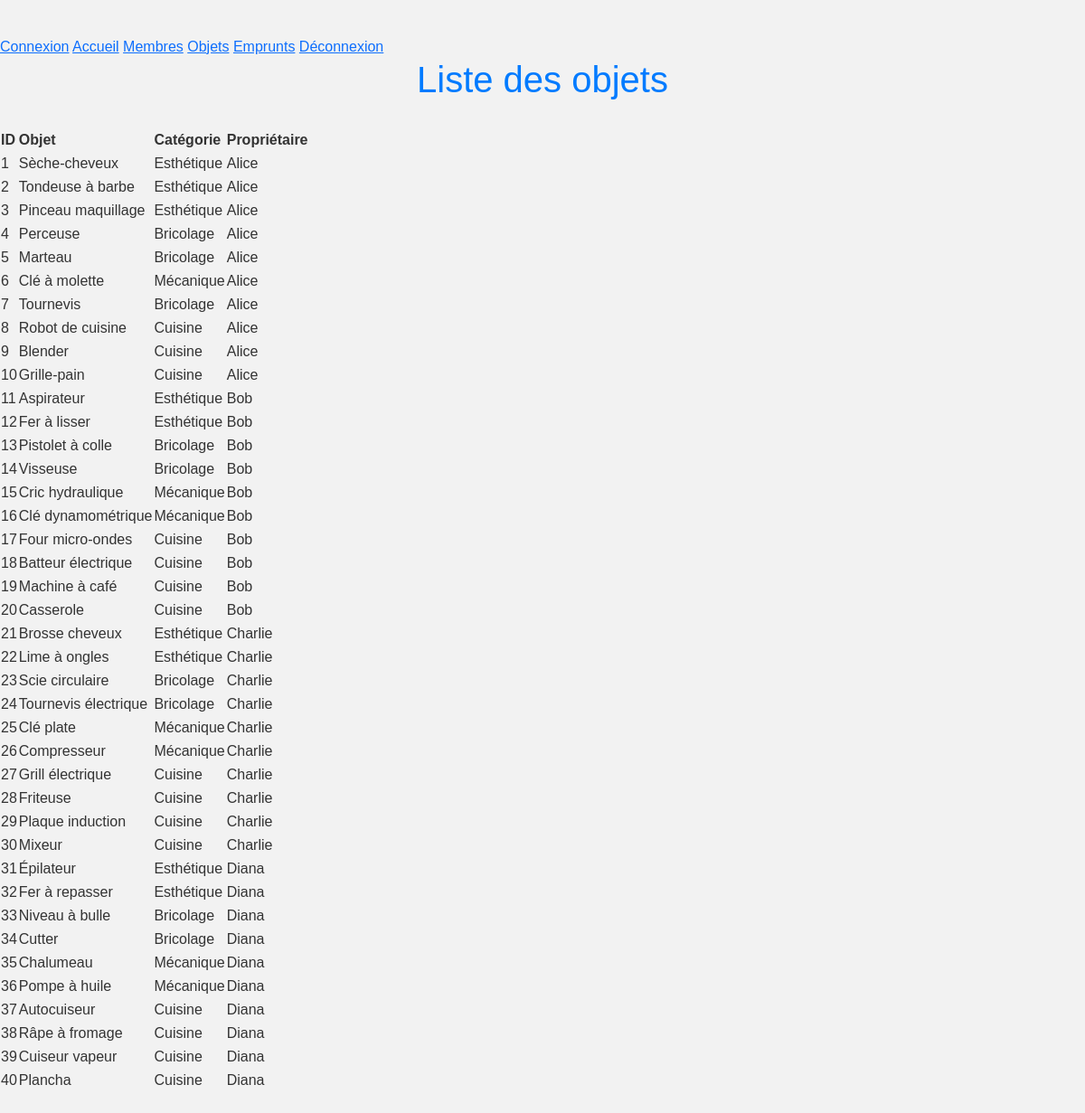
Page /pages/objets.php on the committed database.
### tables this page shows
CREATE TABLE objet (
    id_objet INT AUTO_INCREMENT PRIMARY KEY,
    nom_objet VARCHAR(100),
    id_categorie INT,
    id_membre INT,
    FOREIGN KEY (id_categorie) REFERENCES categorie_objet(id_categorie),
    FOREIGN KEY (id_membre) REFERENCES membre(id_membre)
);

CREATE TABLE categorie_objet (
    id_categorie INT AUTO_INCREMENT PRIMARY KEY,
    nom_categorie VARCHAR(100)
);

CREATE TABLE membre (
    id_membre INT AUTO_INCREMENT PRIMARY KEY,
    nom VARCHAR(100),
    date_naissance DATE,
    genre ENUM('Homme', 'Femme', 'Autre'),
    email VARCHAR(150),
    ville VARCHAR(100),
    mdp VARCHAR(255),
    image_profil VARCHAR(255)
);

### pages/objets.php (the view, shortened to what this page needs)
<?php
include('../inc/connexion.php');
?>
<!DOCTYPE html>
<html lang="fr">
<head>
    <link rel="stylesheet" href="../assets/css/style.css">
    <link href="../assets\bootstrap-5.3.5-dist/css/bootstrap.min.css" rel="stylesheet">
</head>
<body>
    <?php include('../inc/menu.php'); ?>
    <h1>Liste des objets</h1>
    <?php
    $sql = "SELECT objet.id_objet, objet.nom_objet, categorie_objet.nom_categorie, membre.nom AS nom_membre
            FROM objet
            LEFT JOIN categorie_objet ON objet.id_categorie = categorie_objet.id_categorie
            LEFT JOIN membre ON objet.id_membre = membre.id_membre
            ORDER BY objet.id_objet";
    $result = mysqli_query($conn, $sql);
    if ($result && mysqli_num_rows($result) > 0) {
        echo '<table>';
        echo '<tr><th>ID</th><th>Objet</th><th>Catégorie</th><th>Propriétaire</th></tr>';
        while ($row = mysqli_fetch_assoc($result)) {
            echo '<tr>';
            echo '<td>' . $row['id_objet'] . '</td>';
            echo '<td>' . $row['nom_objet'] . '</td>';
            echo '<td>' . $row['nom_categorie'] . '</td>';
            echo '<td>' . $row['nom_membre'] . '</td>';
            echo '</tr>';
        }
        echo '</table>';
    } else {
        echo '<p>Aucun objet trouvé.</p>';
    }
    ?>
</body>
</html>

### assets/css/style.css (style rules this page uses)
body { font-family: Arial, sans-serif; background-color: #f2f2f2; margin: 40px 0; color: #333; }
h1 { text-align: center; margin-bottom: 30px; color: #007bff; }

### rows in the picture
objet: id_objet "1", nom_objet "Sèche-cheveux", id_categorie.nom_categorie "Esthétique", id_membre.nom "Alice"
objet: id_objet "2", nom_objet "Tondeuse à barbe", id_categorie.nom_categorie "Esthétique", id_membre.nom "Alice"
objet: id_objet "3", nom_objet "Pinceau maquillage", id_categorie.nom_categorie "Esthétique", id_membre.nom "Alice"
objet: id_objet "4", nom_objet "Perceuse", id_categorie.nom_categorie "Bricolage", id_membre.nom "Alice"
objet: id_objet "5", nom_objet "Marteau", id_categorie.nom_categorie "Bricolage", id_membre.nom "Alice"
objet: id_objet "6", nom_objet "Clé à molette", id_categorie.nom_categorie "Mécanique", id_membre.nom "Alice"
objet: id_objet "7", nom_objet "Tournevis", id_categorie.nom_categorie "Bricolage", id_membre.nom "Alice"
objet: id_objet "8", nom_objet "Robot de cuisine", id_categorie.nom_categorie "Cuisine", id_membre.nom "Alice"
objet: id_objet "9", nom_objet "Blender", id_categorie.nom_categorie "Cuisine", id_membre.nom "Alice"
objet: id_objet "10", nom_objet "Grille-pain", id_categorie.nom_categorie "Cuisine", id_membre.nom "Alice"
objet: id_objet "11", nom_objet "Aspirateur", id_categorie.nom_categorie "Esthétique", id_membre.nom "Bob"
objet: id_objet "12", nom_objet "Fer à lisser", id_categorie.nom_categorie "Esthétique", id_membre.nom "Bob"
objet: id_objet "13", nom_objet "Pistolet à colle", id_categorie.nom_categorie "Bricolage", id_membre.nom "Bob"
objet: id_objet "14", nom_objet "Visseuse", id_categorie.nom_categorie "Bricolage", id_membre.nom "Bob"
objet: id_objet "15", nom_objet "Cric hydraulique", id_categorie.nom_categorie "Mécanique", id_membre.nom "Bob"
objet: id_objet "16", nom_objet "Clé dynamométrique", id_categorie.nom_categorie "Mécanique", id_membre.nom "Bob"
objet: id_objet "17", nom_objet "Four micro-ondes", id_categorie.nom_categorie "Cuisine", id_membre.nom "Bob"
objet: id_objet "18", nom_objet "Batteur électrique", id_categorie.nom_categorie "Cuisine", id_membre.nom "Bob"
objet: id_objet "19", nom_objet "Machine à café", id_categorie.nom_categorie "Cuisine", id_membre.nom "Bob"
objet: id_objet "20", nom_objet "Casserole", id_categorie.nom_categorie "Cuisine", id_membre.nom "Bob"
objet: id_objet "21", nom_objet "Brosse cheveux", id_categorie.nom_categorie "Esthétique", id_membre.nom "Charlie"
objet: id_objet "22", nom_objet "Lime à ongles", id_categorie.nom_categorie "Esthétique", id_membre.nom "Charlie"
objet: id_objet "23", nom_objet "Scie circulaire", id_categorie.nom_categorie "Bricolage", id_membre.nom "Charlie"
objet: id_objet "24", nom_objet "Tournevis électrique", id_categorie.nom_categorie "Bricolage", id_membre.nom "Charlie"
objet: id_objet "25", nom_objet "Clé plate", id_categorie.nom_categorie "Mécanique", id_membre.nom "Charlie"
objet: id_objet "26", nom_objet "Compresseur", id_categorie.nom_categorie "Mécanique", id_membre.nom "Charlie"
objet: id_objet "27", nom_objet "Grill électrique", id_categorie.nom_categorie "Cuisine", id_membre.nom "Charlie"
objet: id_objet "28", nom_objet "Friteuse", id_categorie.nom_categorie "Cuisine", id_membre.nom "Charlie"
objet: id_objet "29", nom_objet "Plaque induction", id_categorie.nom_categorie "Cuisine", id_membre.nom "Charlie"
objet: id_objet "30", nom_objet "Mixeur", id_categorie.nom_categorie "Cuisine", id_membre.nom "Charlie"
objet: id_objet "31", nom_objet "Épilateur", id_categorie.nom_categorie "Esthétique", id_membre.nom "Diana"
objet: id_objet "32", nom_objet "Fer à repasser", id_categorie.nom_categorie "Esthétique", id_membre.nom "Diana"
objet: id_objet "33", nom_objet "Niveau à bulle", id_categorie.nom_categorie "Bricolage", id_membre.nom "Diana"
objet: id_objet "34", nom_objet "Cutter", id_categorie.nom_categorie "Bricolage", id_membre.nom "Diana"
objet: id_objet "35", nom_objet "Chalumeau", id_categorie.nom_categorie "Mécanique", id_membre.nom "Diana"
objet: id_objet "36", nom_objet "Pompe à huile", id_categorie.nom_categorie "Mécanique", id_membre.nom "Diana"
objet: id_objet "37", nom_objet "Autocuiseur", id_categorie.nom_categorie "Cuisine", id_membre.nom "Diana"
objet: id_objet "38", nom_objet "Râpe à fromage", id_categorie.nom_categorie "Cuisine", id_membre.nom "Diana"
objet: id_objet "39", nom_objet "Cuiseur vapeur", id_categorie.nom_categorie "Cuisine", id_membre.nom "Diana"
objet: id_objet "40", nom_objet "Plancha", id_categorie.nom_categorie "Cuisine", id_membre.nom "Diana"
